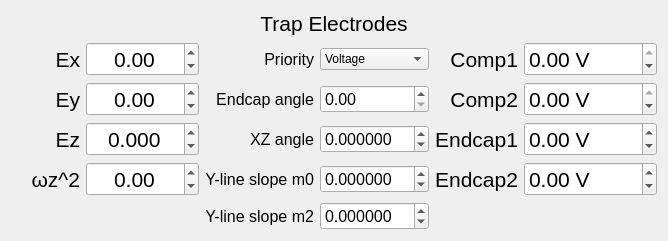
<?xml version="1.0" encoding="UTF-8"?>
<ui version="4.0">
 <class>Form</class>
 <widget class="QWidget" name="Form">
  <property name="geometry">
   <rect>
    <x>0</x>
    <y>0</y>
    <width>668</width>
    <height>234</height>
   </rect>
  </property>
  <property name="sizePolicy">
   <sizepolicy hsizetype="Preferred" vsizetype="Fixed">
    <horstretch>0</horstretch>
    <verstretch>0</verstretch>
   </sizepolicy>
  </property>
  <property name="windowTitle">
   <string>Form</string>
  </property>
  <layout class="QGridLayout" name="gridLayout">
   <item row="5" column="0">
    <widget class="QLabel" name="label_Ez">
     <property name="maximumSize">
      <size>
       <width>70</width>
       <height>16777215</height>
      </size>
     </property>
     <property name="font">
      <font>
       <pointsize>16</pointsize>
      </font>
     </property>
     <property name="text">
      <string>Ez</string>
     </property>
     <property name="alignment">
      <set>Qt::AlignRight|Qt::AlignTrailing|Qt::AlignVCenter</set>
     </property>
    </widget>
   </item>
   <item row="3" column="5">
    <widget class="QDoubleSpinBox" name="comp2">
     <property name="font">
      <font>
       <pointsize>16</pointsize>
      </font>
     </property>
     <property name="keyboardTracking">
      <bool>false</bool>
     </property>
     <property name="suffix">
      <string> V</string>
     </property>
     <property name="minimum">
      <double>-2000.000000000000000</double>
     </property>
     <property name="maximum">
      <double>0.000000000000000</double>
     </property>
    </widget>
   </item>
   <item row="7" column="0">
    <widget class="QLabel" name="label">
     <property name="maximumSize">
      <size>
       <width>70</width>
       <height>16777215</height>
      </size>
     </property>
     <property name="font">
      <font>
       <pointsize>16</pointsize>
      </font>
     </property>
     <property name="text">
      <string>ωz^2</string>
     </property>
     <property name="alignment">
      <set>Qt::AlignRight|Qt::AlignTrailing|Qt::AlignVCenter</set>
     </property>
    </widget>
   </item>
   <item row="1" column="4">
    <widget class="QLabel" name="label_6">
     <property name="font">
      <font>
       <pointsize>16</pointsize>
      </font>
     </property>
     <property name="text">
      <string>Comp1</string>
     </property>
     <property name="alignment">
      <set>Qt::AlignRight|Qt::AlignTrailing|Qt::AlignVCenter</set>
     </property>
    </widget>
   </item>
   <item row="3" column="4">
    <widget class="QLabel" name="label_7">
     <property name="font">
      <font>
       <pointsize>16</pointsize>
      </font>
     </property>
     <property name="text">
      <string>Comp2</string>
     </property>
     <property name="alignment">
      <set>Qt::AlignRight|Qt::AlignTrailing|Qt::AlignVCenter</set>
     </property>
    </widget>
   </item>
   <item row="3" column="1">
    <widget class="QDoubleSpinBox" name="Ey">
     <property name="font">
      <font>
       <pointsize>16</pointsize>
      </font>
     </property>
     <property name="alignment">
      <set>Qt::AlignCenter</set>
     </property>
     <property name="keyboardTracking">
      <bool>false</bool>
     </property>
     <property name="minimum">
      <double>-2000.000000000000000</double>
     </property>
     <property name="maximum">
      <double>2000.000000000000000</double>
     </property>
    </widget>
   </item>
   <item row="5" column="2">
    <widget class="QLabel" name="label_2">
     <property name="font">
      <font>
       <pointsize>12</pointsize>
      </font>
     </property>
     <property name="text">
      <string>XZ angle</string>
     </property>
     <property name="alignment">
      <set>Qt::AlignRight|Qt::AlignTrailing|Qt::AlignVCenter</set>
     </property>
    </widget>
   </item>
   <item row="1" column="5">
    <widget class="QDoubleSpinBox" name="comp1">
     <property name="font">
      <font>
       <pointsize>16</pointsize>
      </font>
     </property>
     <property name="keyboardTracking">
      <bool>false</bool>
     </property>
     <property name="suffix">
      <string> V</string>
     </property>
     <property name="minimum">
      <double>-2000.000000000000000</double>
     </property>
     <property name="maximum">
      <double>0.000000000000000</double>
     </property>
    </widget>
   </item>
   <item row="7" column="1">
    <widget class="QDoubleSpinBox" name="w_z_sq">
     <property name="font">
      <font>
       <pointsize>16</pointsize>
      </font>
     </property>
     <property name="alignment">
      <set>Qt::AlignCenter</set>
     </property>
     <property name="keyboardTracking">
      <bool>false</bool>
     </property>
     <property name="minimum">
      <double>-10.000000000000000</double>
     </property>
     <property name="maximum">
      <double>1000.000000000000000</double>
     </property>
     <property name="singleStep">
      <double>0.010000000000000</double>
     </property>
    </widget>
   </item>
   <item row="5" column="1">
    <widget class="QDoubleSpinBox" name="Ez">
     <property name="font">
      <font>
       <pointsize>16</pointsize>
      </font>
     </property>
     <property name="alignment">
      <set>Qt::AlignCenter</set>
     </property>
     <property name="keyboardTracking">
      <bool>false</bool>
     </property>
     <property name="decimals">
      <number>3</number>
     </property>
     <property name="minimum">
      <double>-40.000000000000000</double>
     </property>
     <property name="maximum">
      <double>40.000000000000000</double>
     </property>
     <property name="singleStep">
      <double>0.010000000000000</double>
     </property>
    </widget>
   </item>
   <item row="1" column="0">
    <widget class="QLabel" name="label_Ex">
     <property name="maximumSize">
      <size>
       <width>70</width>
       <height>16777215</height>
      </size>
     </property>
     <property name="font">
      <font>
       <pointsize>16</pointsize>
      </font>
     </property>
     <property name="text">
      <string>Ex</string>
     </property>
     <property name="alignment">
      <set>Qt::AlignRight|Qt::AlignTrailing|Qt::AlignVCenter</set>
     </property>
    </widget>
   </item>
   <item row="1" column="3">
    <widget class="QComboBox" name="combo">
     <item>
      <property name="text">
       <string>Voltage</string>
      </property>
     </item>
     <item>
      <property name="text">
       <string>Fields</string>
      </property>
     </item>
    </widget>
   </item>
   <item row="3" column="0">
    <widget class="QLabel" name="label_Ey">
     <property name="maximumSize">
      <size>
       <width>70</width>
       <height>16777215</height>
      </size>
     </property>
     <property name="font">
      <font>
       <pointsize>16</pointsize>
      </font>
     </property>
     <property name="text">
      <string>Ey</string>
     </property>
     <property name="alignment">
      <set>Qt::AlignRight|Qt::AlignTrailing|Qt::AlignVCenter</set>
     </property>
    </widget>
   </item>
   <item row="1" column="1">
    <widget class="QDoubleSpinBox" name="Ex">
     <property name="font">
      <font>
       <pointsize>16</pointsize>
      </font>
     </property>
     <property name="alignment">
      <set>Qt::AlignCenter</set>
     </property>
     <property name="keyboardTracking">
      <bool>false</bool>
     </property>
     <property name="minimum">
      <double>-2000.000000000000000</double>
     </property>
     <property name="maximum">
      <double>2000.000000000000000</double>
     </property>
    </widget>
   </item>
   <item row="5" column="5">
    <widget class="QDoubleSpinBox" name="endcap1">
     <property name="font">
      <font>
       <pointsize>16</pointsize>
      </font>
     </property>
     <property name="keyboardTracking">
      <bool>false</bool>
     </property>
     <property name="suffix">
      <string> V</string>
     </property>
     <property name="minimum">
      <double>-400.000000000000000</double>
     </property>
     <property name="maximum">
      <double>400.000000000000000</double>
     </property>
     <property name="singleStep">
      <double>0.010000000000000</double>
     </property>
    </widget>
   </item>
   <item row="7" column="4">
    <widget class="QLabel" name="label_9">
     <property name="font">
      <font>
       <pointsize>16</pointsize>
      </font>
     </property>
     <property name="text">
      <string>Endcap2</string>
     </property>
     <property name="alignment">
      <set>Qt::AlignRight|Qt::AlignTrailing|Qt::AlignVCenter</set>
     </property>
    </widget>
   </item>
   <item row="5" column="4">
    <widget class="QLabel" name="label_8">
     <property name="font">
      <font>
       <pointsize>16</pointsize>
      </font>
     </property>
     <property name="text">
      <string>Endcap1</string>
     </property>
     <property name="alignment">
      <set>Qt::AlignRight|Qt::AlignTrailing|Qt::AlignVCenter</set>
     </property>
    </widget>
   </item>
   <item row="1" column="2">
    <widget class="QLabel" name="label_11">
     <property name="font">
      <font>
       <pointsize>12</pointsize>
      </font>
     </property>
     <property name="text">
      <string>Priority</string>
     </property>
     <property name="alignment">
      <set>Qt::AlignRight|Qt::AlignTrailing|Qt::AlignVCenter</set>
     </property>
    </widget>
   </item>
   <item row="7" column="2">
    <widget class="QLabel" name="label_5">
     <property name="font">
      <font>
       <pointsize>12</pointsize>
      </font>
     </property>
     <property name="text">
      <string>Y-line slope m0</string>
     </property>
     <property name="alignment">
      <set>Qt::AlignRight|Qt::AlignTrailing|Qt::AlignVCenter</set>
     </property>
    </widget>
   </item>
   <item row="7" column="5">
    <widget class="QDoubleSpinBox" name="endcap2">
     <property name="font">
      <font>
       <pointsize>16</pointsize>
      </font>
     </property>
     <property name="keyboardTracking">
      <bool>false</bool>
     </property>
     <property name="suffix">
      <string> V</string>
     </property>
     <property name="minimum">
      <double>-400.000000000000000</double>
     </property>
     <property name="maximum">
      <double>400.000000000000000</double>
     </property>
     <property name="singleStep">
      <double>0.010000000000000</double>
     </property>
    </widget>
   </item>
   <item row="0" column="0" colspan="6">
    <widget class="QLabel" name="label_10">
     <property name="font">
      <font>
       <pointsize>16</pointsize>
      </font>
     </property>
     <property name="text">
      <string>Trap Electrodes</string>
     </property>
     <property name="alignment">
      <set>Qt::AlignCenter</set>
     </property>
    </widget>
   </item>
   <item row="7" column="3">
    <widget class="QDoubleSpinBox" name="m0">
     <property name="font">
      <font>
       <pointsize>12</pointsize>
      </font>
     </property>
     <property name="keyboardTracking">
      <bool>false</bool>
     </property>
     <property name="decimals">
      <number>6</number>
     </property>
     <property name="minimum">
      <double>-10.000000000000000</double>
     </property>
     <property name="maximum">
      <double>10.000000000000000</double>
     </property>
     <property name="singleStep">
      <double>0.000010000000000</double>
     </property>
    </widget>
   </item>
   <item row="8" column="3">
    <widget class="QDoubleSpinBox" name="m2">
     <property name="font">
      <font>
       <pointsize>12</pointsize>
      </font>
     </property>
     <property name="keyboardTracking">
      <bool>false</bool>
     </property>
     <property name="decimals">
      <number>6</number>
     </property>
     <property name="minimum">
      <double>-10.000000000000000</double>
     </property>
     <property name="maximum">
      <double>10.000000000000000</double>
     </property>
     <property name="singleStep">
      <double>0.000010000000000</double>
     </property>
    </widget>
   </item>
   <item row="8" column="2">
    <widget class="QLabel" name="label_4">
     <property name="font">
      <font>
       <pointsize>12</pointsize>
      </font>
     </property>
     <property name="text">
      <string>Y-line slope m2</string>
     </property>
     <property name="alignment">
      <set>Qt::AlignRight|Qt::AlignTrailing|Qt::AlignVCenter</set>
     </property>
    </widget>
   </item>
   <item row="3" column="3">
    <widget class="QDoubleSpinBox" name="endcap_angle">
     <property name="font">
      <font>
       <pointsize>12</pointsize>
      </font>
     </property>
     <property name="keyboardTracking">
      <bool>false</bool>
     </property>
     <property name="maximum">
      <double>90.000000000000000</double>
     </property>
     <property name="singleStep">
      <double>0.010000000000000</double>
     </property>
    </widget>
   </item>
   <item row="3" column="2">
    <widget class="QLabel" name="label_3">
     <property name="font">
      <font>
       <pointsize>12</pointsize>
      </font>
     </property>
     <property name="text">
      <string>Endcap angle</string>
     </property>
     <property name="alignment">
      <set>Qt::AlignRight|Qt::AlignTrailing|Qt::AlignVCenter</set>
     </property>
    </widget>
   </item>
   <item row="5" column="3">
    <widget class="QDoubleSpinBox" name="xz_angle">
     <property name="font">
      <font>
       <pointsize>12</pointsize>
      </font>
     </property>
     <property name="keyboardTracking">
      <bool>false</bool>
     </property>
     <property name="decimals">
      <number>6</number>
     </property>
     <property name="minimum">
      <double>-1.000000000000000</double>
     </property>
     <property name="maximum">
      <double>1.000000000000000</double>
     </property>
     <property name="singleStep">
      <double>0.000010000000000</double>
     </property>
    </widget>
   </item>
  </layout>
 </widget>
 <resources/>
 <connections/>
</ui>
